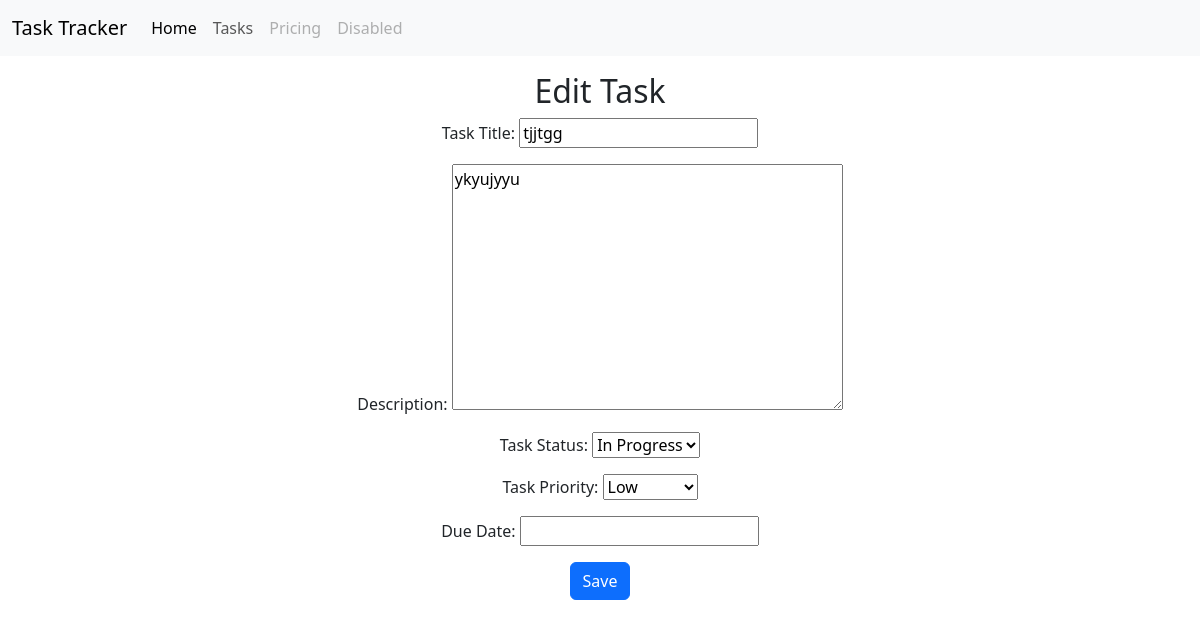
Screenshot of /6/update/ with the database file from the repository.
### tasks/models.py (models this page shows, shortened)
class Task(models.Model):
    STATUS_CHOICES = [
        ('pending', 'Pending'),
        ('in_progress', 'In Progress'),
        ('completed', 'Completed'),
    ]
    PRIORITY_CHOICES = [
        ('low', 'Low'),
        ('medium', 'Medium'),
        ('high', 'High'),
        ("very_high", "Very High"),
    ]
    title = models.CharField(max_length=150, verbose_name='Task Title')
    description = models.TextField()
    status = models.CharField(max_length=20, choices=STATUS_CHOICES, default='pending', verbose_name='Task Status')
    priority = models.CharField(max_length=20, choices=PRIORITY_CHOICES, default='medium', verbose_name='Task Priority')
    due_date = models.DateField(null=True, blank=True, verbose_name='Due Date')
    creator = models.ForeignKey(User, on_delete=models.CASCADE, verbose_name='Task Creator')
    created_at = models.DateTimeField(auto_now_add=True, verbose_name='Created At')
    updated_at = models.DateTimeField(auto_now=True, verbose_name='Updated At')
    class Meta:
        verbose_name = 'Task'
        verbose_name_plural = 'Tasks'
        ordering = ['-created_at']

### tasks/views.py (the view)
# urls.py: path('<int:pk>/update/', views.TaskUpdateView.as_view(), name='task-update'),
class TaskUpdateView(UpdateView):
    model = Task
    context_object_name = 'task'
    template_name = 'tasks/task_update.html'
    fields = ['title', 'description', 'status', 'priority', 'due_date']
    success_url = reverse_lazy('tasks:task-list')

### tasks/templates/tasks/task_update.html (shortened to what this page needs)
{% extends 'base.html' %}
{% block content %}
<h2>Edit Task</h2>
<form method="post">
  {{ form.as_p }}
  <button type="submit" class="btn btn-primary">Save</button>
</form>
{% endblock %}

### rows the page displays
Task: title "tjjtgg", description "ykyujyyu", status "In Progress", priority "Low"
